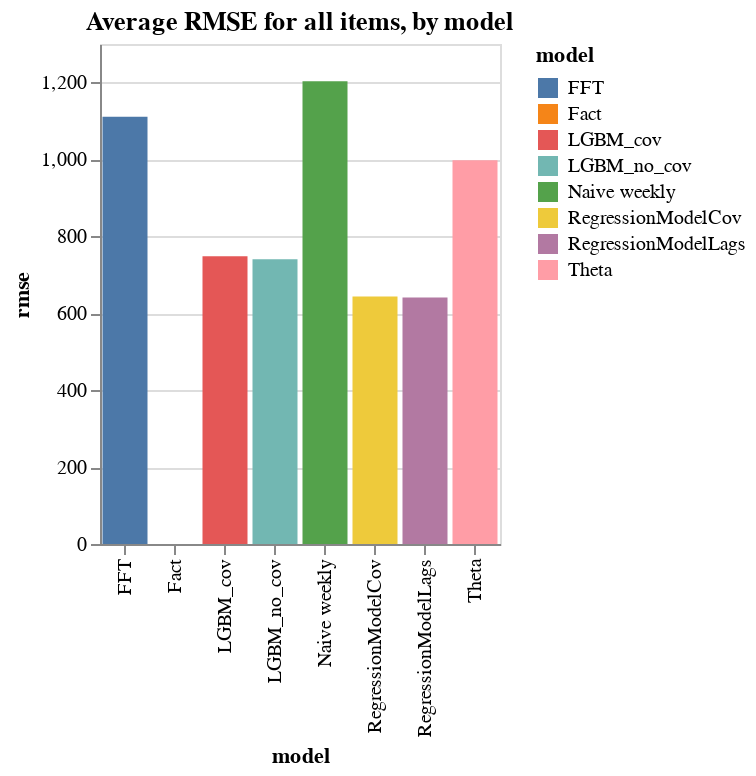

The code cell stored with this chart in its notebook:
### Code cell
alt.Chart((eval_df.groupby(['model']).sum()[['rmse_normalized','rmse']]/3).reset_index(),
         title='Average RMSE for all items, by model').mark_bar().encode(
    x=alt.X('model:N'),
    y=alt.Y('rmse:Q',scale=alt.Scale(zero=False)),
    color=alt.Color('model:N'),
).properties(width=200, height=250)#.interactive()

### Figure 1 — Vega-Lite specification as saved in the notebook (floating-point values rounded to 4 significant figures)
{"config": {"view": {"continuousWidth": 400, "continuousHeight": 300}}, "data": {"name": "data-a80486674332f213d9d72743e61667d2"}, "mark": "bar", "encoding": {"color": {"type": "nominal", "field": "model"}, "x": {"type": "nominal", "field": "model"}, "y": {"type": "quantitative", "field": "rmse", "scale": {"zero": false}}}, "height": 250, "title": "Average RMSE for all items, by model", "width": 200, "$schema": "https://vega.github.io/schema/vega-lite/v4.8.1.json", "datasets": {"data-a80486674332f213d9d72743e61667d2": [{"model": "FFT", "rmse_normalized": 0.996, "rmse": 1111.0}, {"model": "Fact", "rmse_normalized": 0.0, "rmse": 0.0}, {"model": "LGBM_cov", "rmse_normalized": 0.6058, "rmse": 748.2}, {"model": "LGBM_no_cov", "rmse_normalized": 0.6024, "rmse": 740.5}, {"model": "Naive weekly", "rmse_normalized": 1.0, "rmse": 1203.0}, {"model": "RegressionModelCov", "rmse_normalized": 0.5485, "rmse": 643.3}, {"model": "RegressionModelLags", "rmse_normalized": 0.5375, "rmse": 640.7}, {"model": "Theta", "rmse_normalized": 0.6959, "rmse": 997.8}]}}
